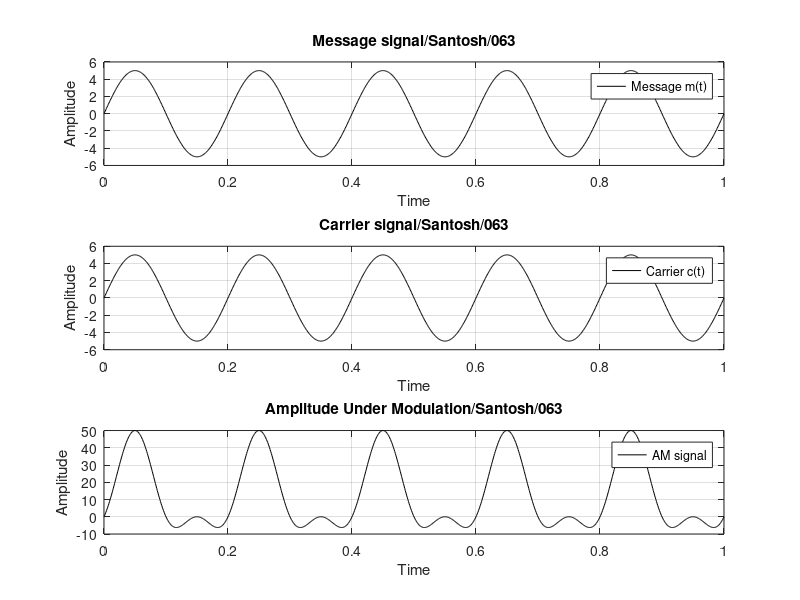

Write the MATLAB code that produced this figure.
% Draw a message signal, carrier signal and amplitude modulation signal

clc;
close all;
clear all;
t=0:0.001:1;
am=input('enter message amplitude ');
fm=input('enter message frequency ');
ac=input('enter carrier amplitude ');
fc=input('enter carrier frequency ');
mt=am*sin(2*pi*fm*t);
ct=ac*sin(2*pi*fc*t);
x=mt.*ct
mod=x+(ac.*ct);
subplot(311);
plot(t,mt,'black');
xlabel('Time');
ylabel('Amplitude')
title('Message signal/Santosh/063');
legend('Message m(t)');
grid on;

subplot(312);
plot(t,ct,'black');
xlabel('Time');
ylabel('Amplitude')
title('Carrier signal/Santosh/063');
legend('Carrier c(t)');
grid on;

subplot(313);
plot(t,mod,'black');
xlabel('Time');
ylabel('Amplitude')
title('Amplitude Under Modulation/Santosh/063');
legend('AM signal');
grid on;

